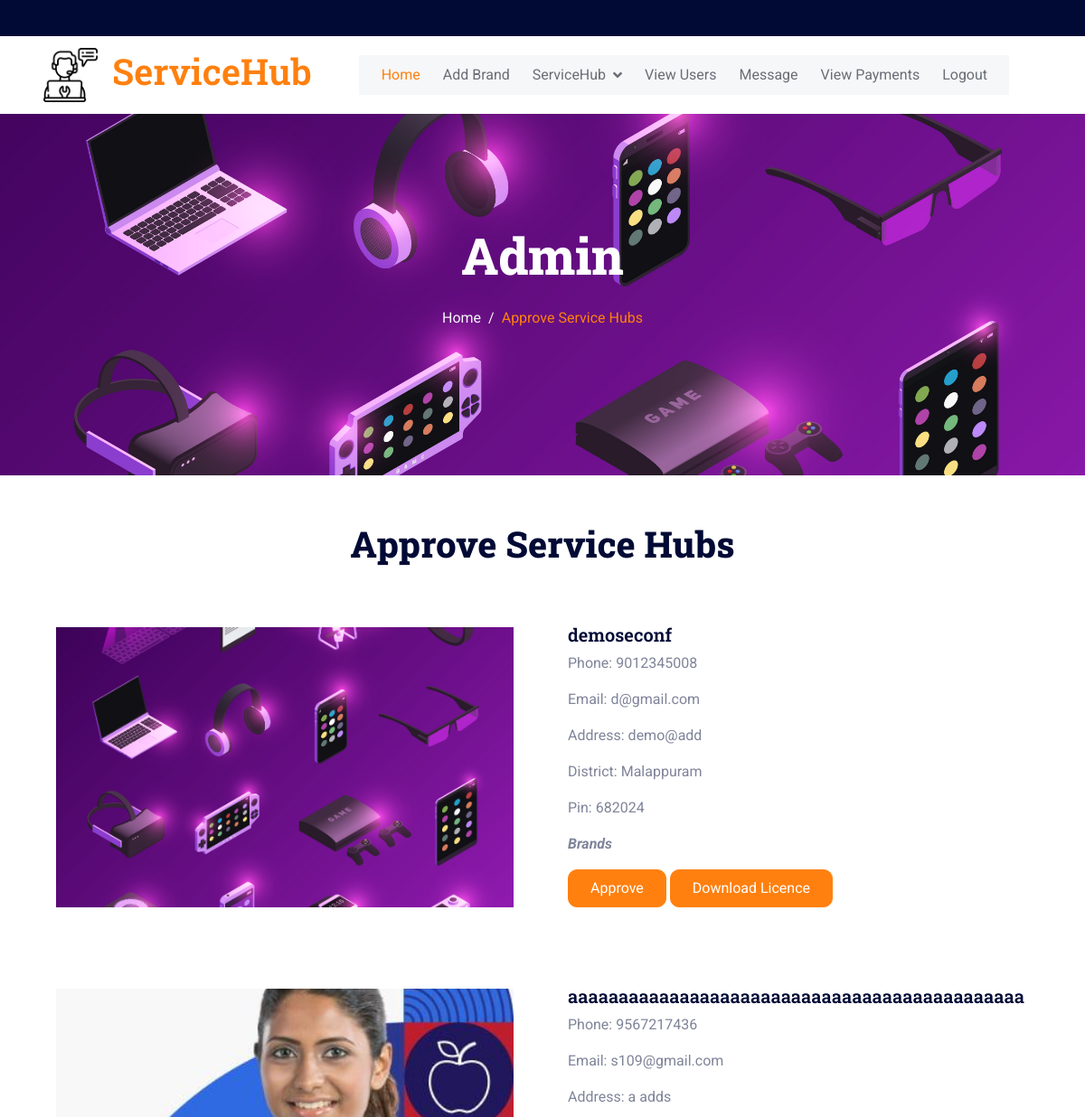
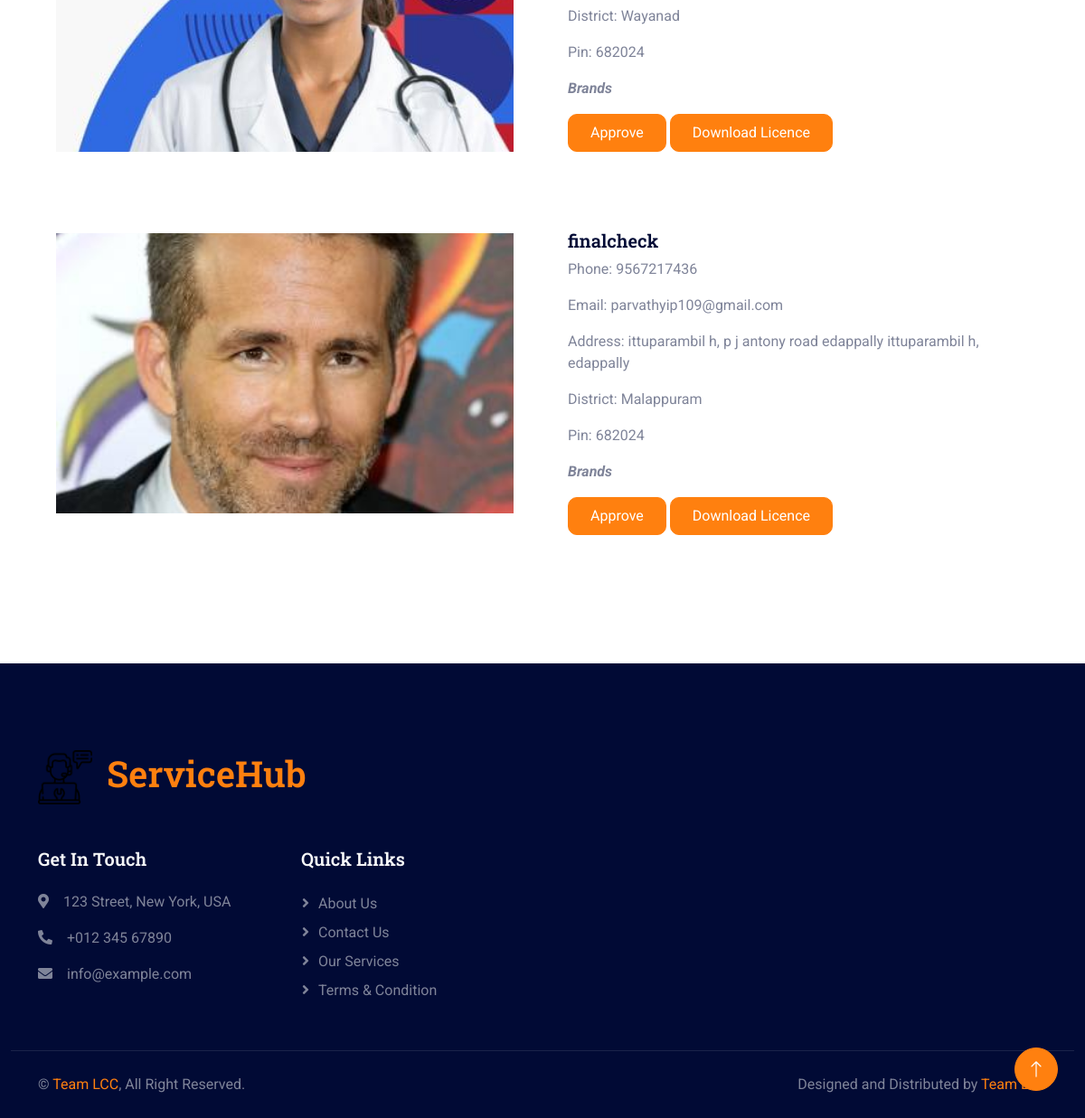
/admin-approvehub/, run on the app's committed database (2 pictures, top to bottom).
### servicehub_app/models.py (models this page shows)
class ServicehubReg(models.Model):
    hub_login=models.ForeignKey(Login,on_delete=models.CASCADE)
    hub_name=models.CharField(max_length=30,null=True)
    hub_image=models.ImageField()
    hub_phone=models.CharField(max_length=30,null=True)
    hub_email=models.EmailField(null=True)
    hub_address=models.TextField()
    hub_pin=models.CharField(max_length=30,null=True)
    district=models.CharField(max_length=30)
    hub_licence=models.FileField()

### servicehub_app/views.py (the view)
# urls.py: path('admin-approvehub/',views.admin_approvehub),
def admin_approvehub(request):
    hubs=ServicehubReg.objects.filter(hub_login__is_active=0)
    hubbrands=HubBrands.objects.all()
    return render(request,'admin/admin_approvehub.html',{"hubs":hubs,"hubbrands":hubbrands})

### templates/admin/admin_approvehub.html (shortened to what this page needs)
{% extends 'admin/admin_dashboard.html' %}
{% block admin %}
<div class="container-fluid page-header py-5 mb-1 wow fadeIn" data-wow-delay="0.1s" style="height: 400px!important;">
    <div class="container text-center py-5">
        <h1 class="display-4 text-white animated slideInDown mb-4" >Admin</h1>
        <nav aria-label="breadcrumb animated slideInDown">
            <ol class="breadcrumb justify-content-center mb-0">
                <li class="breadcrumb-item"><a href="/admin-dashboard" >Home</a></li>
                <li class="breadcrumb-item active" aria-current="page" >Approve Service Hubs</li>
            </ol>
        </nav>
    </div>
</div>
<div class="container-xxl py-5">
    <div class="container">
        <div class="row g-5">
            <div class="col-lg-6 wow fadeIn mx-auto" data-wow-delay="0.1s">
                <h1 class="display-6 mb-5 " style="text-align: center;">Approve Service Hubs</h1>
            </div>
        </div>
        {% for hub in hubs %}
        <div class="row">
            <div class="col-sm-6" style="display: flex; flex-direction: column; justify-content: space-between;">
                  <img src="../../static/media/{{hub.hub_image}}" style="border: none; width: 100%; height: auto; max-height: 350px; object-fit: cover; padding: 20px;" alt="">
            </div>
            <div class="col-sm-6" style="display: flex; flex-direction: column; justify-content: space-between;">
              <div class="card" style="border: none; height: 400px !important;">
                <div class="card-body" >
                  <h5 class="card-title">{{hub.hub_name}}</h5>
                  <p class="card-text">Phone: {{hub.hub_phone}}</p>
                  <p class="card-text">Email: {{hub.hub_email}}</p>
                  <p class="card-text">Address: {{hub.hub_address}}</p>
                  <p class="card-text">District: {{hub.district}}</p>
                  <p class="card-text">Pin: {{hub.hub_pin}}</p>
                  <p class="card-text"><b><i>Brands</i></b></p>
                  <a href="/admin-approveeachhub?hid={{hub.id}}" class="btn btn-primary py-2 px-4" style="border-radius: 10px;">Approve</a>
                  <a href="../../static/media/{{hub.hub_licence}}" download="" class="btn btn-primary py-2 px-4" style="border-radius: 10px;">Download Licence</a>
                </div>
              </div>
            </div>
          </div>
          {% endfor %}
    </div>
</div>
{% endblock admin %}

### static/css/style.css (style rules this page uses)
:root { --primary: #FF800F; --secondary: #001064; --light: #F6F7F8; --dark: #010A35; }
.btn { transition: .5s; }
.btn.btn-primary, .btn.btn-outline-primary:hover, .btn.btn-secondary, .btn.btn-outline-secondary:hover { color: #FFFFFF; }
.page-header { background: linear-gradient(rgba(1, 10, 53, 0), rgba(1, 10, 53, 0)), url(../img/c-1.jpg) center center no-repeat; background-size: cover; background-position: center center; padding-top: 6.25% !important; }
.page-header .breadcrumb-item a, .page-header .breadcrumb-item+.breadcrumb-item::before { color: var(--light); }
.page-header .breadcrumb-item a:hover, .page-header .breadcrumb-item.active { color: var(--primary); }

### data on the page
ServicehubReg: hub_image (picture), hub_name "demoseconf", hub_phone "9012345008", hub_email "d@gmail.com", hub_address "demo@add", district "Malappuram", hub_pin "682024"
ServicehubReg: hub_image (picture), hub_name "aaaaaaaaaaaaaaaaaaaaaaaaaaaaaaaaaaaaaaaaaaaaa", hub_phone "9567217436", hub_email "s109@gmail.com", hub_address "a adds", district "Wayanad", hub_pin "682024"
ServicehubReg: hub_image (picture), hub_name "finalcheck", hub_phone "9567217436", hub_email "parvathyip109@gmail.com", hub_address "ittuparambil h, p j antony road edappally ittuparambil h, edappally", district "Malappuram", hub_pin "682024"
